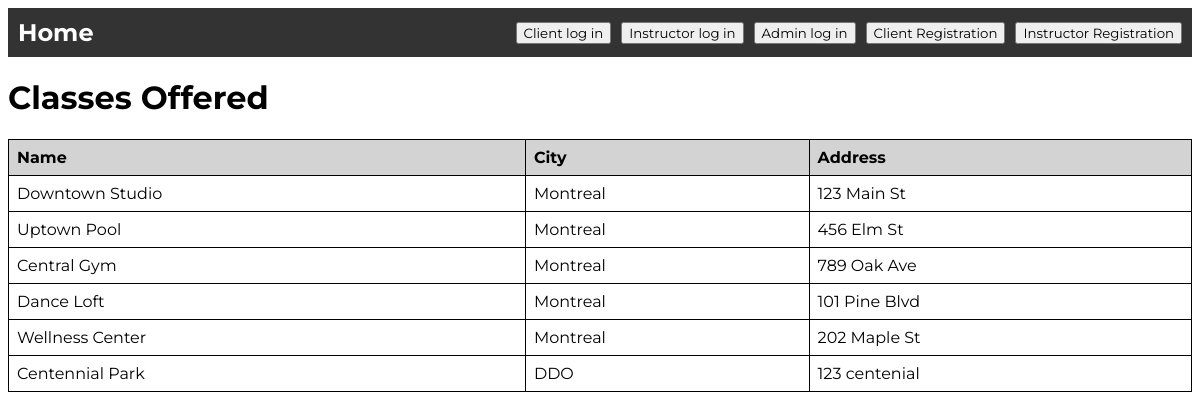
Before: /view_locations with the older database file.
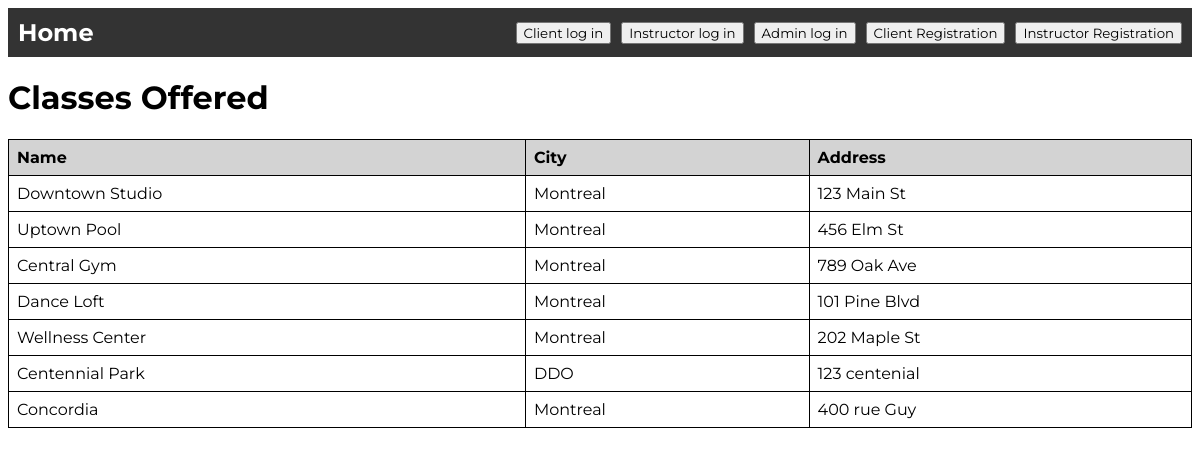
After: the same page with the newer database file.
### models/models.py (models this page shows, shortened)
class Location(db.Model):
    __tablename__ = 'locations'
    location_id = db.Column(db.Integer, primary_key=True, autoincrement=True)
    name = db.Column(db.String(128), nullable=False)
    city = db.Column(db.String(128), nullable=False)
    address = db.Column(db.String(255), nullable=False)

### main.py (the view)
@app.route('/view_locations')
def view_locations():
    locations = Location.query.all()
    return render_template('view_locations.html', locations=locations)

### templates/view_locations.html
{% include 'header.html' %}
<h1>Classes Offered</h1>
<table>
    <thead>
        <tr>
            <th>Name</th>
            <th>City</th>
            <th>Address</th>
        </tr>
    </thead>
    <tbody>
        {% for location in locations %}
        <tr>
            <td>{{ location.name }}</td>
            <td>{{ location.city }}</td>
            <td>{{ location.address }}</td>
        </tr>
        {% endfor %}
    </tbody>
</table>
</body>
</html>

Changed rows visible on the page:
added Location: name "Concordia", city "Montreal", address "400 rue Guy"
